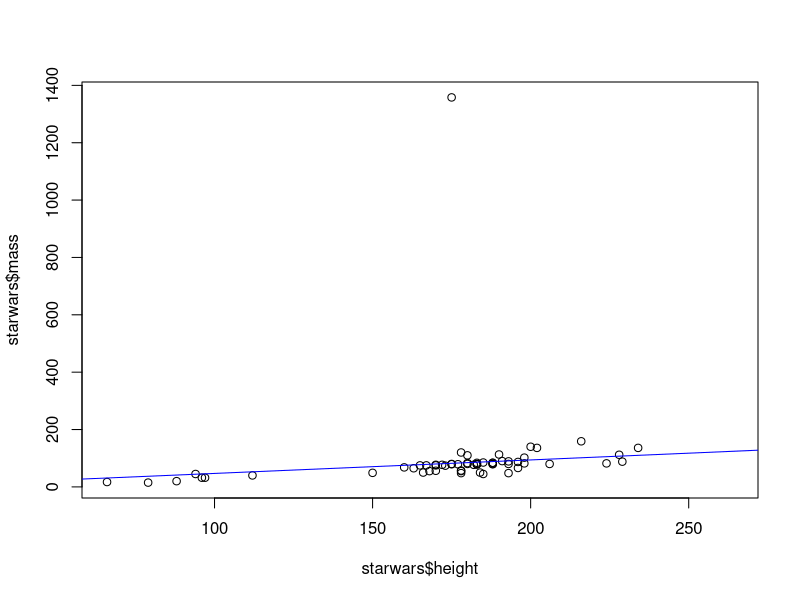
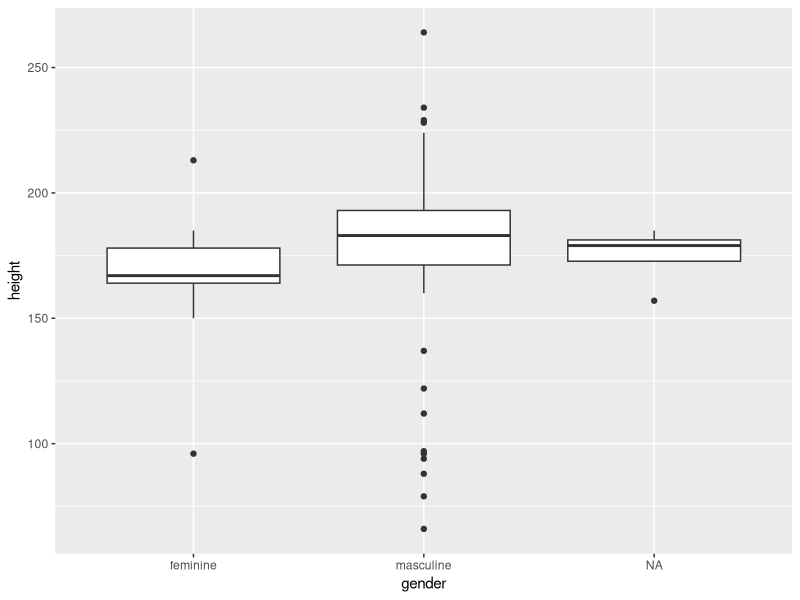

R code for these plots, in order: (Note: this script raises an error after producing the figures.)
## ---- chunk 1
library(dplyr)
knitr::opts_chunk$set(echo = TRUE)
## ---- chunk 2
dim(starwars)
tibble(starwars)
## ---- chunk 3
starwars%>%
  group_by(sex) %>%
  count()
## ---- chunk 4
plot(starwars$height, starwars$mass)
abline(0,(lm(starwars$height~starwars$mass+0)$coefficients),col="blue") # régression linéaire passant par 0 
lm(starwars$mass~starwars$height+0)$coefficients #le coefficient directeur
## ---- chunk 5
#install.packages(ggplot2)
library(ggplot2)
ggplot(data = starwars, mapping = aes(x = gender, y = height)) + 
  geom_boxplot()
## ---- chunk 6
knitr::include_graphics("/Users/helenevignon/Desktop/OPEN2022/OPEN22-HV/TD-HV/STARWARS.png")
## ---- chunk 7
knitr::include_graphics("/Users/helenevignon/Desktop/OPEN2022/OPEN22-HV/TD-HV/starwars1.jpg")
